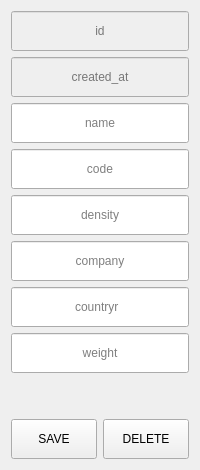
      <widget class="QWidget" name="tab_3">
       <attribute name="title">
        <string>Polymers</string>
       </attribute>
       <layout class="QVBoxLayout" name="verticalLayout_17">
        <item>
         <layout class="QVBoxLayout" name="verticalLayout_3">
          <item>
           <widget class="QLineEdit" name="lineEdit_6">
            <property name="enabled">
             <bool>false</bool>
            </property>
            <property name="minimumSize">
             <size>
              <width>100</width>
              <height>40</height>
             </size>
            </property>
            <property name="alignment">
             <set>Qt::AlignCenter</set>
            </property>
            <property name="placeholderText">
             <string>id</string>
            </property>
           </widget>
          </item>
          <item>
           <widget class="QLineEdit" name="lineEdit_62">
            <property name="enabled">
             <bool>false</bool>
            </property>
            <property name="minimumSize">
             <size>
              <width>100</width>
              <height>40</height>
             </size>
            </property>
            <property name="alignment">
             <set>Qt::AlignCenter</set>
            </property>
            <property name="placeholderText">
             <string>created_at</string>
            </property>
           </widget>
          </item>
          <item>
           <widget class="QLineEdit" name="lineEdit_63">
            <property name="minimumSize">
             <size>
              <width>100</width>
              <height>40</height>
             </size>
            </property>
            <property name="alignment">
             <set>Qt::AlignCenter</set>
            </property>
            <property name="placeholderText">
             <string>name</string>
            </property>
           </widget>
          </item>
          <item>
           <widget class="QLineEdit" name="lineEdit_64">
            <property name="minimumSize">
             <size>
              <width>100</width>
              <height>40</height>
             </size>
            </property>
            <property name="alignment">
             <set>Qt::AlignCenter</set>
            </property>
            <property name="placeholderText">
             <string>code</string>
            </property>
           </widget>
          </item>
          <item>
           <widget class="QLineEdit" name="lineEdit_65">
            <property name="minimumSize">
             <size>
              <width>100</width>
              <height>40</height>
             </size>
            </property>
            <property name="alignment">
             <set>Qt::AlignCenter</set>
            </property>
            <property name="placeholderText">
             <string>density</string>
            </property>
           </widget>
          </item>
          <item>
           <widget class="QLineEdit" name="lineEdit_66">
            <property name="minimumSize">
             <size>
              <width>100</width>
              <height>40</height>
             </size>
            </property>
            <property name="alignment">
             <set>Qt::AlignCenter</set>
            </property>
            <property name="placeholderText">
             <string>company</string>
            </property>
           </widget>
          </item>
          <item>
           <widget class="QLineEdit" name="lineEdit_67">
            <property name="minimumSize">
             <size>
              <width>100</width>
              <height>40</height>
             </size>
            </property>
            <property name="alignment">
             <set>Qt::AlignCenter</set>
            </property>
            <property name="placeholderText">
             <string>countryr  </string>
            </property>
           </widget>
          </item>
          <item>
           <widget class="QLineEdit" name="lineEdit_68">
            <property name="minimumSize">
             <size>
              <width>100</width>
              <height>40</height>
             </size>
            </property>
            <property name="alignment">
             <set>Qt::AlignCenter</set>
            </property>
            <property name="placeholderText">
             <string>weight</string>
            </property>
           </widget>
          </item>
          <item>
           <spacer name="verticalSpacer_4">
            <property name="orientation">
             <enum>Qt::Vertical</enum>
            </property>
            <property name="sizeHint" stdset="0">
             <size>
              <width>20</width>
              <height>40</height>
             </size>
            </property>
           </spacer>
          </item>
         </layout>
        </item>
        <item>
         <layout class="QHBoxLayout" name="horizontalLayout_15">
          <property name="spacing">
           <number>6</number>
          </property>
          <item>
           <widget class="QPushButton" name="pushButton_8">
            <property name="minimumSize">
             <size>
              <width>0</width>
              <height>40</height>
             </size>
            </property>
            <property name="text">
             <string>SAVE</string>
            </property>
           </widget>
          </item>
          <item>
           <widget class="QPushButton" name="pushButton_9">
            <property name="minimumSize">
             <size>
              <width>0</width>
              <height>40</height>
             </size>
            </property>
            <property name="text">
             <string>DELETE</string>
            </property>
           </widget>
          </item>
         </layout>
        </item>
       </layout>
      </widget>
